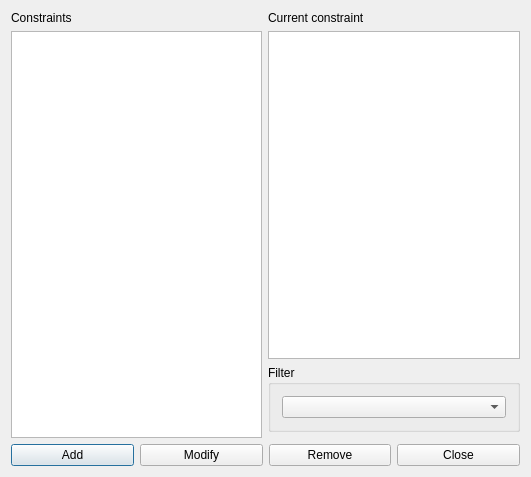
<?xml version="1.0" encoding="UTF-8"?>
<ui version="4.0">
 <class>ConstraintTeacherMaxRoomChangesPerRealDayInIntervalForm_template</class>
 <widget class="QDialog" name="ConstraintTeacherMaxRoomChangesPerRealDayInIntervalForm_template">
  <property name="geometry">
   <rect>
    <x>0</x>
    <y>0</y>
    <width>531</width>
    <height>477</height>
   </rect>
  </property>
  <property name="windowTitle">
   <string extracomment="This is the title of the dialog to see the list of all constraints of this type">Constraints teacher max room changes per real day in interval</string>
  </property>
  <layout class="QGridLayout" name="gridLayout_2">
   <item row="0" column="0" rowspan="2">
    <layout class="QVBoxLayout" name="verticalLayout">
     <item>
      <widget class="QLabel" name="constraintsTextLabel">
       <property name="frameShape">
        <enum>QFrame::NoFrame</enum>
       </property>
       <property name="frameShadow">
        <enum>QFrame::Plain</enum>
       </property>
       <property name="text">
        <string>Constraints</string>
       </property>
       <property name="wordWrap">
        <bool>false</bool>
       </property>
      </widget>
     </item>
     <item>
      <widget class="QListWidget" name="constraintsListWidget"/>
     </item>
    </layout>
   </item>
   <item row="0" column="1">
    <layout class="QVBoxLayout" name="verticalLayout_2">
     <item>
      <widget class="QLabel" name="currentConstraintTextLabel">
       <property name="text">
        <string>Current constraint</string>
       </property>
       <property name="wordWrap">
        <bool>false</bool>
       </property>
      </widget>
     </item>
     <item>
      <widget class="QPlainTextEdit" name="currentConstraintTextEdit"/>
     </item>
     <item>
      <widget class="QGroupBox" name="filterGroupBox">
       <property name="title">
        <string>Filter</string>
       </property>
       <layout class="QGridLayout" name="gridLayout">
        <item row="0" column="0">
         <widget class="QComboBox" name="teachersComboBox"/>
        </item>
       </layout>
      </widget>
     </item>
    </layout>
   </item>
   <item row="2" column="0" colspan="2">
    <layout class="QHBoxLayout" name="horizontalLayout">
     <item>
      <widget class="QPushButton" name="addConstraintPushButton">
       <property name="text">
        <string>Add</string>
       </property>
      </widget>
     </item>
     <item>
      <widget class="QPushButton" name="modifyConstraintPushButton">
       <property name="text">
        <string>Modify</string>
       </property>
      </widget>
     </item>
     <item>
      <widget class="QPushButton" name="removeConstraintPushButton">
       <property name="text">
        <string>Remove</string>
       </property>
      </widget>
     </item>
     <item>
      <widget class="QPushButton" name="closePushButton">
       <property name="text">
        <string>Close</string>
       </property>
      </widget>
     </item>
    </layout>
   </item>
  </layout>
 </widget>
 <layoutdefault spacing="6" margin="11"/>
 <resources/>
 <connections/>
</ui>
